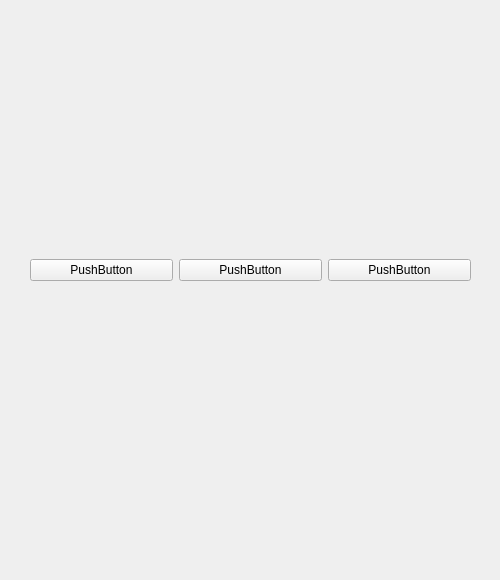
<?xml version="1.0" encoding="UTF-8"?>
<ui version="4.0">
 <class>GameForm</class>
 <widget class="QWidget" name="GameForm">
  <property name="geometry">
   <rect>
    <x>0</x>
    <y>0</y>
    <width>500</width>
    <height>580</height>
   </rect>
  </property>
  <property name="windowTitle">
   <string>Form</string>
  </property>
  <widget class="QWidget" name="verticalLayoutWidget">
   <property name="geometry">
    <rect>
     <x>30</x>
     <y>20</y>
     <width>441</width>
     <height>501</height>
    </rect>
   </property>
   <layout class="QVBoxLayout" name="verticalLayout" stretch="1,7">
    <item>
     <layout class="QHBoxLayout" name="horizontalLayout" stretch="0,0,0">
      <item>
       <widget class="QPushButton" name="renewButton">
        <property name="text">
         <string>PushButton</string>
        </property>
       </widget>
      </item>
      <item>
       <widget class="QPushButton" name="answerButton">
        <property name="text">
         <string>PushButton</string>
        </property>
       </widget>
      </item>
      <item>
       <widget class="QPushButton" name="backButton">
        <property name="text">
         <string>PushButton</string>
        </property>
       </widget>
      </item>
     </layout>
    </item>
    <item>
     <layout class="QVBoxLayout" name="pieceLayout"/>
    </item>
   </layout>
  </widget>
 </widget>
 <resources/>
 <connections/>
</ui>
